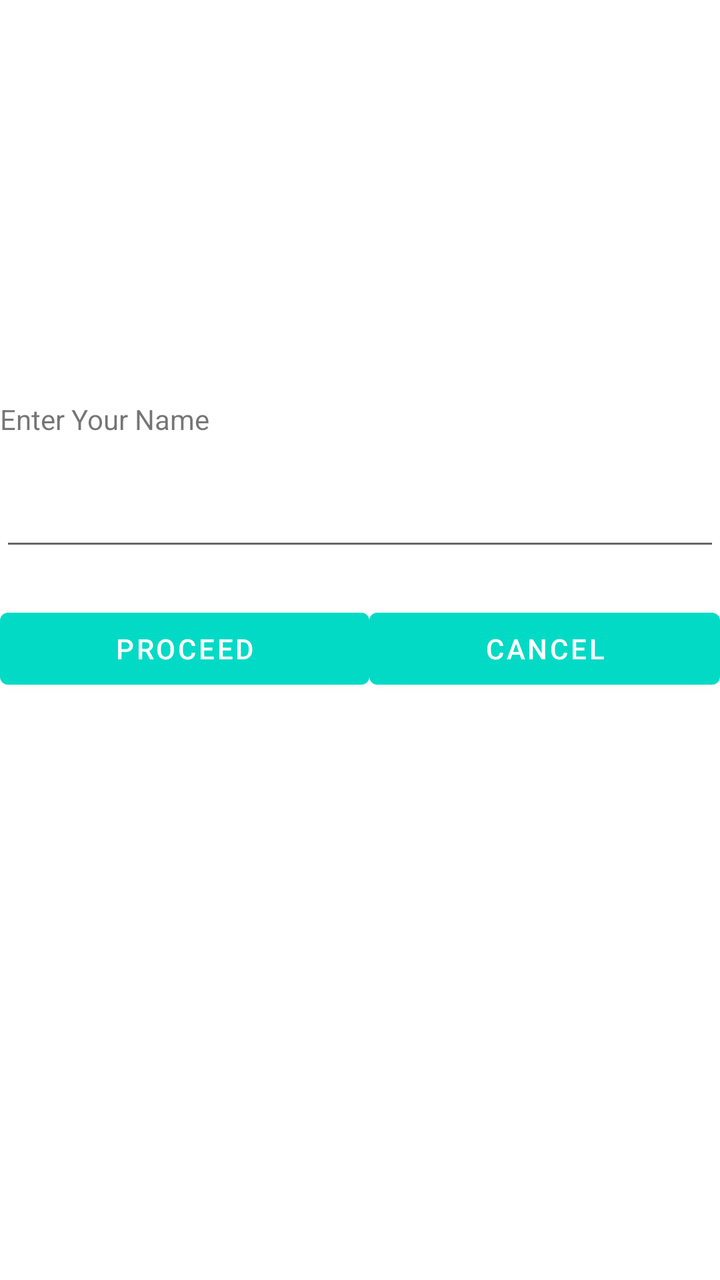
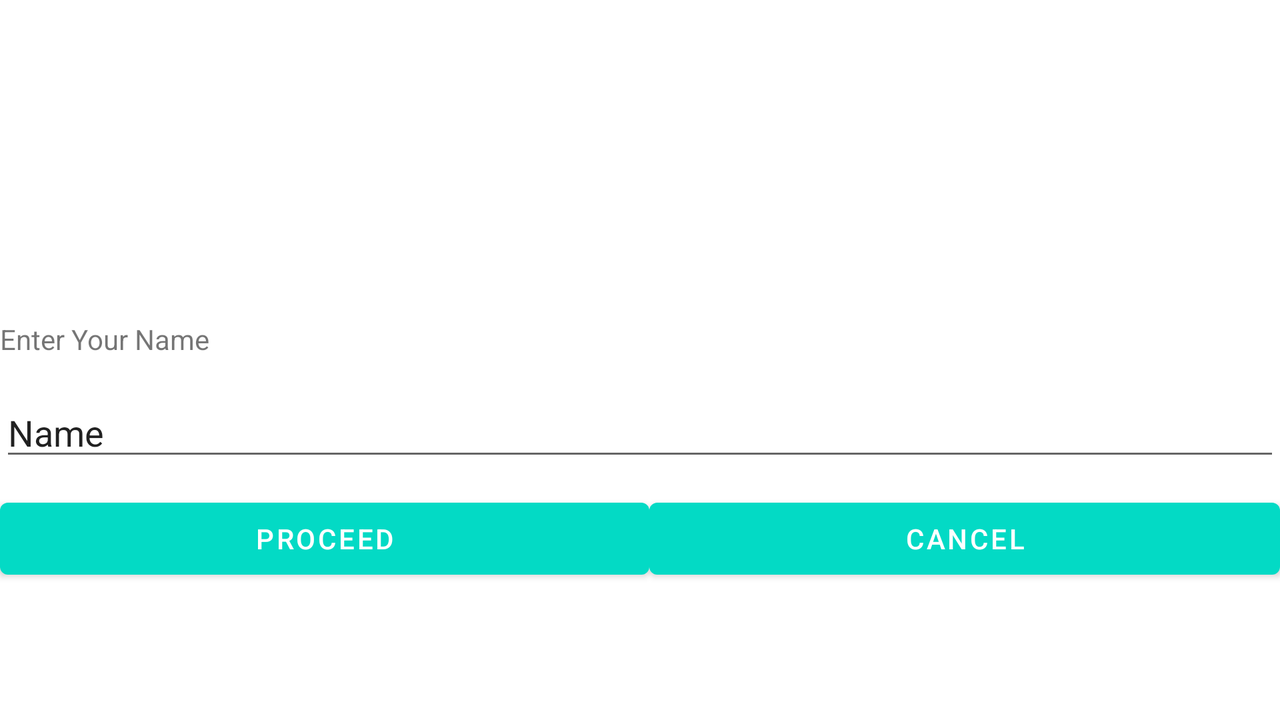

An Android layout and its configuration variant, each rendered on a device that would load it. The default file and the variant file are quoted in full after the pictures.
<!-- AndroidManifest.xml: application theme Theme.QuizApplication -->
<!-- res/layout/activity_userdetails.xml -->
<?xml version="1.0" encoding="utf-8"?>
<LinearLayout xmlns:android="http://schemas.android.com/apk/res/android"
    xmlns:app="http://schemas.android.com/apk/res-auto"
    xmlns:tools="http://schemas.android.com/tools"
    android:layout_width="match_parent"
    android:layout_height="match_parent"
    android:orientation="vertical"
    tools:context=".Userdetails">

    <LinearLayout
        android:layout_width="match_parent"
        android:layout_height="wrap_content"
        android:layout_marginTop="200dp"
        android:orientation="vertical">

        <TextView
            android:id="@+id/view_activity_userdetails"
            android:layout_width="match_parent"
            android:layout_height="wrap_content"
            android:text="@string/user_name" />

        <EditText
            android:id="@+id/txt_activity_userdetails_name"
            android:layout_width="match_parent"
            android:layout_height="wrap_content"
            android:layout_marginTop="20dp"
            android:ems="10"
            android:inputType="textPersonName" />

    </LinearLayout>

    <LinearLayout
        android:layout_width="match_parent"
        android:layout_height="match_parent"
        android:layout_marginTop="20dp"
        android:orientation="horizontal">

        <Button
            android:id="@+id/btn_activity_userdetails_ok"
            android:layout_width="wrap_content"
            android:layout_height="wrap_content"
            android:layout_weight="1"
            android:text="@string/ok_button" />

        <Button
            android:id="@+id/btn_activity_userdetails_cancel"
            android:layout_width="wrap_content"
            android:layout_height="wrap_content"
            android:layout_weight="1"
            android:text="@string/cancel_button" />
    </LinearLayout>

</LinearLayout>
<!-- resources referenced by this layout -->
<resources>
  <string name="cancel_button">Cancel</string>
  <string name="ok_button">Proceed</string>
  <string name="user_name">Enter Your Name</string>
  <style name="Theme.QuizApplication" parent="Theme.MaterialComponents.DayNight.DarkActionBar">
          
          <item name="colorPrimary">@color/teal_200</item>
          <item name="colorPrimaryVariant">@color/teal_700</item>
          <item name="colorOnPrimary">@color/white</item>
          
          <item name="colorSecondary">@color/teal_200</item>
          <item name="colorSecondaryVariant">@color/teal_700</item>
          <item name="colorOnSecondary">@color/black</item>
          
          <item name="android:statusBarColor" tools:targetApi="l">?attr/colorPrimaryVariant</item>
          
      </style>
</resources>
<!-- res/layout-land/activity_userdetails.xml (the repository's variant of the layout above) -->
<!-- drawn on the phone turned sideways -->
<?xml version="1.0" encoding="utf-8"?>
<LinearLayout xmlns:android="http://schemas.android.com/apk/res/android"
    xmlns:app="http://schemas.android.com/apk/res-auto"
    xmlns:tools="http://schemas.android.com/tools"
    android:layout_width="match_parent"
    android:layout_height="match_parent"
    tools:context=".Userdetails">

    <LinearLayout
        android:layout_width="match_parent"
        android:layout_height="match_parent"
        android:layout_marginTop="160dp"
        android:orientation="vertical">

        <TextView
            android:id="@+id/txt_activity_userdetails_view"
            android:layout_width="match_parent"
            android:layout_height="wrap_content"
            android:text="@string/user_name" />

        <EditText
            android:id="@+id/txt_activity_userdetails_name"
            android:layout_width="match_parent"
            android:layout_height="wrap_content"
            android:layout_marginTop="15dp"
            android:ems="10"
            android:inputType="textPersonName"
            android:text="@string/txt_field_name" />

        <LinearLayout
            android:layout_width="match_parent"
            android:layout_height="match_parent"
            android:layout_marginTop="10dp"
            android:orientation="horizontal">

            <Button
                android:id="@+id/btn_activity_userdetails_ok"
                android:layout_width="wrap_content"
                android:layout_height="wrap_content"
                android:layout_weight="1"
                android:text="@string/ok_button" />

            <Button
                android:id="@+id/btn_activity_userdetails_cancel"
                android:layout_width="wrap_content"
                android:layout_height="wrap_content"
                android:layout_weight="1"
                android:text="@string/cancel_button" />
        </LinearLayout>

    </LinearLayout>
</LinearLayout>
<!-- resources referenced by the variant -->
<!-- as the phone turned sideways resolves them -->
<resources>
  <string name="cancel_button">Cancel</string>
  <string name="ok_button">Proceed</string>
  <string name="txt_field_name">Name</string>
  <string name="user_name">Enter Your Name</string>
  <style name="Theme.QuizApplication" parent="Theme.MaterialComponents.DayNight.DarkActionBar">
          
          <item name="colorPrimary">@color/teal_200</item>
          <item name="colorPrimaryVariant">@color/teal_700</item>
          <item name="colorOnPrimary">@color/white</item>
          
          <item name="colorSecondary">@color/teal_200</item>
          <item name="colorSecondaryVariant">@color/teal_700</item>
          <item name="colorOnSecondary">@color/black</item>
          
          <item name="android:statusBarColor" tools:targetApi="l">?attr/colorPrimaryVariant</item>
          
      </style>
</resources>
